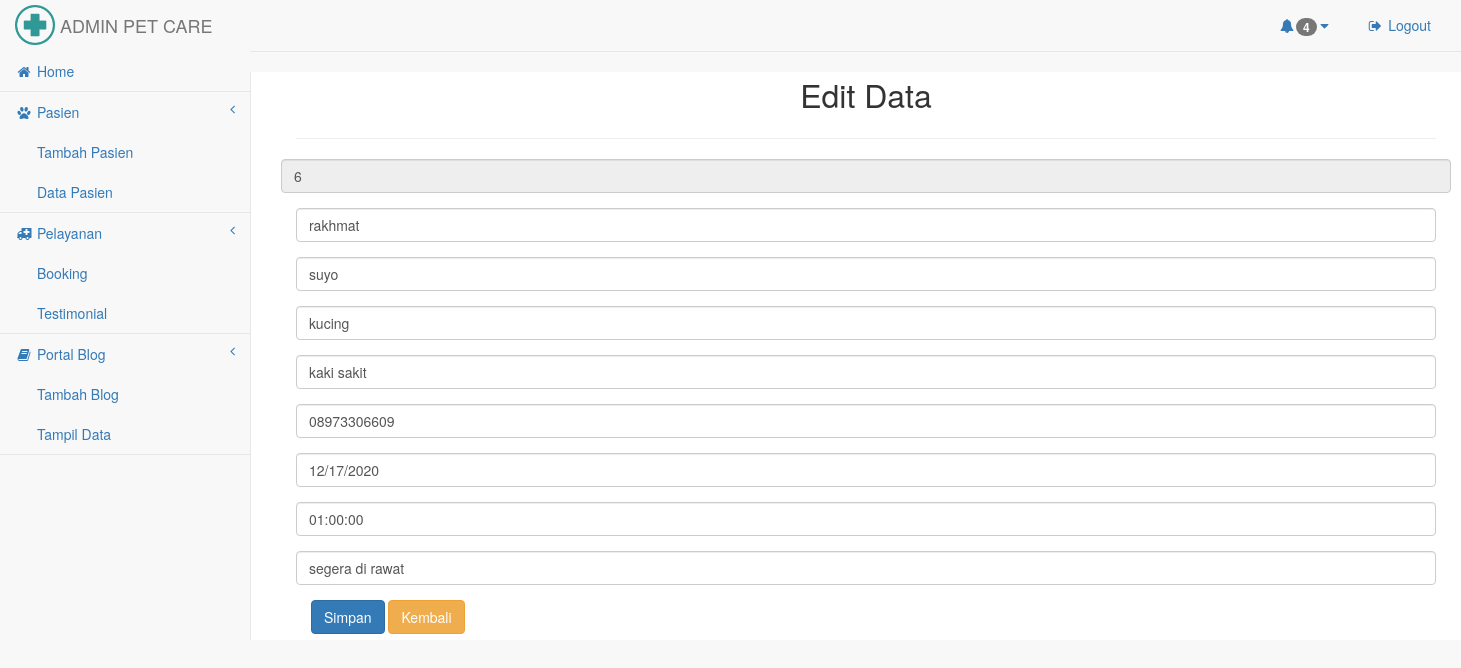
/adminnpet/index.php?page=edit_bkg&idbooking=6, run on the app's committed database.
### tables this page shows
CREATE TABLE `tabelpelayanan` (
  `idbooking` int(11) NOT NULL,
  `namapemilik` varchar(50) NOT NULL,
  `namahewan` varchar(50) NOT NULL,
  `jenis` varchar(50) NOT NULL,
  `sakit` varchar(50) NOT NULL,
  `nohp` varchar(50) NOT NULL,
  `tanggal` text NOT NULL,
  `waktu` time NOT NULL,
  `keterangan` varchar(100) NOT NULL
);

### adminnpet/edit_booking.php (the view, shortened to what this page needs)
<?php include('config.php'); ?>
	<div class="container" style="margin-top:20px">
		<center><font size="6">Edit Data</font></center>
		<hr>
		<?php
		if(isset($_GET['idbooking'])){
			$idbooking = $_GET['idbooking'];
			$select = mysqli_query($koneksi, "SELECT * FROM tabelpelayanan WHERE idbooking='$idbooking'") or die(mysqli_error($koneksi));
			if(mysqli_num_rows($select) == 0){
				echo '<div class="alert alert-warning">ID tidak ada dalam database.</div>';
				exit();
			}else{
				$data = mysqli_fetch_assoc($select);
			}
		}
		?>
		<div class="row">
		<form action="index.php?page=edit_bkg&idbooking=<?php echo $idbooking; ?>" method="post">
			<div class="form-group">
					<input type="text" name="idbooking" class="form-control" value="<?php echo $data['idbooking']; ?>" readonly required>
				</div>
			</div>
			<div class="form-group">
						<input type="text" class="form-control" name="namapemilik" placeholder="id"  value="<?php echo $data['namapemilik']; ?>" required >
					</div>
					<div class="form-group">
						<input type="text" class="form-control" name="namahewan" placeholder="Nama Hewan"  value="<?php echo $data['namahewan']; ?>" required>
					</div>
					<div class="form-group">
						<input type="text" class="form-control" name="jenis" placeholder="Jenis hewan"  value="<?php echo $data['jenis']; ?>" required >
					</div>
					<div class="form-group">
						<input type="text" class="form-control" name="sakit" placeholder="Gejala"  value="<?php echo $data['sakit']; ?>" required >
					</div>
					<div class="form-group">
						<input type="text" class="form-control" name="nohp" placeholder="No Hp" value="<?php echo $data['nohp']; ?>" required >
					</div>
					<div class="form-group">
						<input type="text" class="form-control" name="tanggal" placeholder="tanggal" value="<?php echo $data['tanggal']; ?>" required >
					</div>
					<div class="form-group">
						<input type="text" class="form-control" name="waktu" placeholder="waktu" value="<?php echo $data['waktu']; ?>" required >
					</div>
					<div class="form-group">
						<input type="text" class="form-control" name="keterangan" placeholder="keterangan" value="<?php echo $data['keterangan']; ?>" required >
					</div>
			<div class="form-group">
				<div class="col-md-6 col-sm-6 offset-md-3">
					<input type="submit" name="submit" class="btn btn-primary" value="Simpan">
					<a href="index.php?page=booking" class="btn btn-warning">Kembali</a>
				</div>
			</div>
	</div>
	</div>

### adminnpet/css/sb-admin-2.css (style rules this page uses)
body { background-color: #f8f8f8; }

### data on the page
tabelpelayanan: idbooking "6", namapemilik "rakhmat", namahewan "suyo", jenis "kucing", sakit "kaki sakit", nohp "08973306609", tanggal "12/17/2020", waktu "01:00:00", keterangan "segera di rawat"

### other printed values
$jumlah "4"
